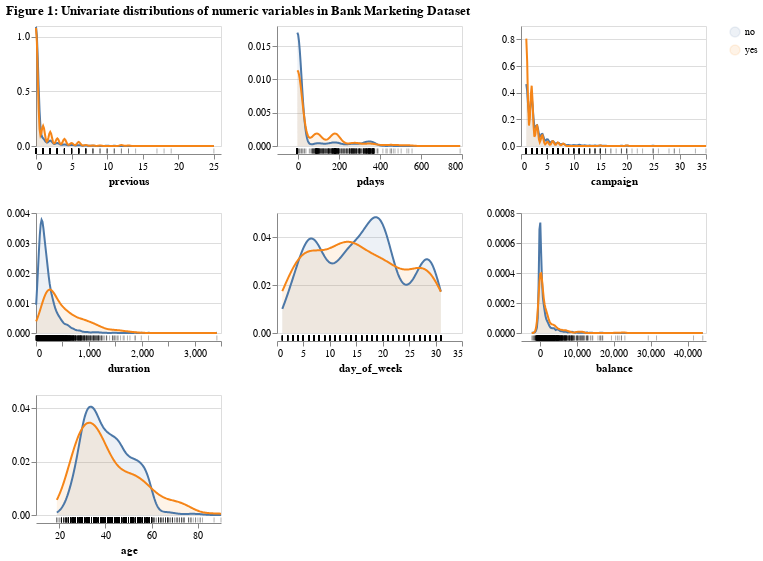

Notebook cell for this chart:
### Code cell
numeric_plot = aly.dist(train_df, color='y')

numeric_plot.properties(
    title="Figure 1: Univariate distributions of numeric variables in Bank Marketing Dataset"
)

### Figure 1 — Vega specification as saved in the notebook (floating-point values rounded to 4 significant figures; data arrays with more than 128 entries replaced by an {"elided": "..."} marker saying what was removed)
{"$schema": "https://vega.github.io/schema/vega/v6.json", "data": [{"name": "source_0", "values": {"elided": "3200 records"}}, {"name": "data_0", "source": "source_0", "transform": [{"type": "kde", "field": "previous", "resolve": "shared", "as": ["previous", "density"], "groupby": ["y"], "minsteps": 100}]}, {"name": "data_1", "values": {"elided": "3200 records"}}, {"name": "data_2", "source": "source_0", "transform": [{"type": "kde", "groupby": ["y"], "as": ["pdays", "density"], "resolve": "shared", "minsteps": 100, "field": "pdays"}]}, {"name": "data_3", "values": {"elided": "3200 records"}}, {"name": "data_4", "source": "source_0", "transform": [{"type": "kde", "field": "campaign", "minsteps": 100, "as": ["campaign", "density"], "groupby": ["y"], "resolve": "shared"}]}, {"name": "data_5", "values": {"elided": "3200 records"}}, {"name": "data_6", "source": "source_0", "transform": [{"type": "kde", "minsteps": 100, "groupby": ["y"], "as": ["duration", "density"], "resolve": "shared", "field": "duration"}]}, {"name": "data_7", "values": {"elided": "3200 records"}}, {"name": "data_8", "source": "source_0", "transform": [{"type": "kde", "as": ["day_of_week", "density"], "minsteps": 100, "resolve": "shared", "field": "day_of_week", "groupby": ["y"]}]}, {"name": "data_9", "values": {"elided": "3200 records"}}, {"name": "data_10", "source": "source_0", "transform": [{"type": "kde", "field": "balance", "minsteps": 100, "as": ["balance", "density"], "resolve": "shared", "groupby": ["y"]}]}, {"name": "data_11", "values": {"elided": "3200 records"}}, {"name": "data_12", "source": "source_0", "transform": [{"type": "kde", "field": "age", "groupby": ["y"], "minsteps": 100, "as": ["age", "density"], "resolve": "shared"}]}, {"name": "data_13", "values": {"elided": "3200 records"}}, {"name": "data_0_color_domain_y_0", "source": "data_0", "transform": [{"type": "aggregate", "groupby": ["y"], "fields": [], "ops": [], "as": []}, {"type": "formula", "expr": "datum['y']", "as": "sort_field"}, {"type": "project", "fields": ["y"]}]}, {"name": "data_2_color_domain_y_1", "source": "data_2", "transform": [{"type": "aggregate", "groupby": ["y"], "fields": [], "ops": [], "as": []}, {"type": "formula", "expr": "datum['y']", "as": "sort_field"}, {"type": "project", "fields": ["y"]}]}, {"name": "data_4_color_domain_y_2", "source": "data_4", "transform": [{"type": "aggregate", "groupby": ["y"], "fields": [], "ops": [], "as": []}, {"type": "formula", "expr": "datum['y']", "as": "sort_field"}, {"type": "project", "fields": ["y"]}]}, {"name": "data_6_color_domain_y_3", "source": "data_6", "transform": [{"type": "aggregate", "groupby": ["y"], "fields": [], "ops": [], "as": []}, {"type": "formula", "expr": "datum['y']", "as": "sort_field"}, {"type": "project", "fields": ["y"]}]}, {"name": "data_8_color_domain_y_4", "source": "data_8", "transform": [{"type": "aggregate", "groupby": ["y"], "fields": [], "ops": [], "as": []}, {"type": "formula", "expr": "datum['y']", "as": "sort_field"}, {"type": "project", "fields": ["y"]}]}, {"name": "data_10_color_domain_y_5", "source": "data_10", "transform": [{"type": "aggregate", "groupby": ["y"], "fields": [], "ops": [], "as": []}, {"type": "formula", "expr": "datum['y']", "as": "sort_field"}, {"type": "project", "fields": ["y"]}]}, {"name": "data_12_color_domain_y_6", "source": "data_12", "transform": [{"type": "aggregate", "groupby": ["y"], "fields": [], "ops": [], "as": []}, {"type": "formula", "expr": "datum['y']", "as": "sort_field"}, {"type": "project", "fields": ["y"]}]}, {"name": "data_0_concat_0_y_domain_density", "source": "data_0", "transform": [{"type": "formula", "expr": "+datum['density']", "as": "density"}, {"type": "aggregate", "groupby": [], "fields": ["density", "density"], "ops": ["min", "max"], "as": ["min", "max"]}]}, {"name": "data_2_concat_1_y_domain_density", "source": "data_2", "transform": [{"type": "formula", "expr": "+datum['density']", "as": "density"}, {"type": "aggregate", "groupby": [], "fields": ["density", "density"], "ops": ["min", "max"], "as": ["min", "max"]}]}, {"name": "data_4_concat_2_y_domain_density", "source": "data_4", "transform": [{"type": "formula", "expr": "+datum['density']", "as": "density"}, {"type": "aggregate", "groupby": [], "fields": ["density", "density"], "ops": ["min", "max"], "as": ["min", "max"]}]}, {"name": "data_6_concat_3_y_domain_density", "source": "data_6", "transform": [{"type": "formula", "expr": "+datum['density']", "as": "density"}, {"type": "aggregate", "groupby": [], "fields": ["density", "density"], "ops": ["min", "max"], "as": ["min", "max"]}]}, {"name": "data_8_concat_4_y_domain_density", "source": "data_8", "transform": [{"type": "formula", "expr": "+datum['density']", "as": "density"}, {"type": "aggregate", "groupby": [], "fields": ["density", "density"], "ops": ["min", "max"], "as": ["min", "max"]}]}, {"name": "data_10_concat_5_y_domain_density", "source": "data_10", "transform": [{"type": "formula", "expr": "+datum['density']", "as": "density"}, {"type": "aggregate", "groupby": [], "fields": ["density", "density"], "ops": ["min", "max"], "as": ["min", "max"]}]}, {"name": "data_12_concat_6_y_domain_density", "source": "data_12", "transform": [{"type": "formula", "expr": "+datum['density']", "as": "density"}, {"type": "aggregate", "groupby": [], "fields": ["density", "density"], "ops": ["min", "max"], "as": ["min", "max"]}]}], "signals": [{"name": "childWidth", "value": 185}, {"name": "childHeight", "value": 120}], "marks": [{"type": "group", "name": "concat_0_group", "encode": {"update": {"width": {"signal": "childWidth"}, "height": {"signal": "childHeight"}}}, "marks": [{"type": "group", "name": "concat_0_layer_0_pathgroup", "from": {"facet": {"data": "data_0", "name": "faceted_path_concat_0_layer_0_main", "groupby": ["y"]}}, "encode": {"update": {"width": {"field": {"signal": null, "datum": null, "group": "width", "parent": null}}, "height": {"field": {"signal": null, "datum": null, "group": "height", "parent": null}}}}, "marks": [{"type": "area", "name": "concat_0_layer_0_marks", "from": {"data": "faceted_path_concat_0_layer_0_main"}, "sort": {"field": "x"}, "encode": {"update": {"defined": {"signal": "isValid(datum[\"previous\"]) && isFinite(+datum[\"previous\"]) && isValid(datum[\"density\"]) && isFinite(+datum[\"density\"])"}, "y": {"field": "density", "scale": "concat_0_y"}, "fill": {"field": "y", "scale": "color"}, "y2": {"value": 0, "scale": "concat_0_y"}, "x": {"field": "previous", "scale": "concat_0_x"}, "opacity": {"value": 0.1}, "orient": {"value": "vertical"}}}, "style": ["area"]}]}, {"type": "group", "name": "concat_0_layer_1_pathgroup", "from": {"facet": {"data": "data_0", "name": "faceted_path_concat_0_layer_1_main", "groupby": ["y"]}}, "encode": {"update": {"width": {"field": {"signal": null, "datum": null, "group": "width", "parent": null}}, "height": {"field": {"signal": null, "datum": null, "group": "height", "parent": null}}}}, "marks": [{"type": "line", "name": "concat_0_layer_1_marks", "from": {"data": "faceted_path_concat_0_layer_1_main"}, "sort": {"field": "x"}, "encode": {"update": {"x": {"field": "previous", "scale": "concat_0_x"}, "y": {"field": "density", "scale": "concat_0_y"}, "stroke": {"field": "y", "scale": "color"}, "defined": {"signal": "isValid(datum[\"previous\"]) && isFinite(+datum[\"previous\"]) && isValid(datum[\"density\"]) && isFinite(+datum[\"density\"])"}}}, "style": ["line"]}]}, {"type": "rect", "name": "concat_0_layer_2_marks", "from": {"data": "data_1"}, "encode": {"update": {"fill": {"value": "black"}, "opacity": {"value": 0.3}, "yc": {"signal": "childHeight", "offset": 65, "mult": 0.5}, "xc": {"field": "previous", "scale": "concat_0_x"}, "height": {"value": 5}, "width": {"value": 1}, "tooltip": {"value": "Individual observations"}}}, "style": ["tick"]}], "axes": [{"scale": "concat_0_y", "tickCount": {"signal": "ceil(childHeight/40)"}, "labels": false, "ticks": false, "zindex": 0, "aria": false, "orient": "left", "gridScale": "concat_0_x", "domain": false, "grid": true, "maxExtent": 0, "minExtent": 0}, {"scale": "concat_0_x", "grid": false, "tickCount": {"signal": "ceil(childWidth/40)"}, "orient": "bottom", "offset": 8, "zindex": 0, "labelFlush": true, "labelOverlap": true, "title": "previous"}, {"scale": "concat_0_y", "orient": "left", "grid": false, "tickCount": {"signal": "ceil(childHeight/40)"}, "labelOverlap": true, "zindex": 0}], "style": "cell"}, {"type": "group", "name": "concat_1_group", "encode": {"update": {"width": {"signal": "childWidth"}, "height": {"signal": "childHeight"}}}, "marks": [{"type": "group", "name": "concat_1_layer_0_pathgroup", "from": {"facet": {"data": "data_2", "name": "faceted_path_concat_1_layer_0_main", "groupby": ["y"]}}, "encode": {"update": {"width": {"field": {"signal": null, "datum": null, "group": "width", "parent": null}}, "height": {"field": {"signal": null, "datum": null, "group": "height", "parent": null}}}}, "marks": [{"type": "area", "name": "concat_1_layer_0_marks", "from": {"data": "faceted_path_concat_1_layer_0_main"}, "sort": {"field": "x"}, "encode": {"update": {"defined": {"signal": "isValid(datum[\"pdays\"]) && isFinite(+datum[\"pdays\"]) && isValid(datum[\"density\"]) && isFinite(+datum[\"density\"])"}, "x": {"field": "pdays", "scale": "concat_1_x"}, "y2": {"value": 0, "scale": "concat_1_y"}, "opacity": {"value": 0.1}, "orient": {"value": "vertical"}, "y": {"field": "density", "scale": "concat_1_y"}, "fill": {"field": "y", "scale": "color"}}}, "style": ["area"]}]}, {"type": "group", "name": "concat_1_layer_1_pathgroup", "from": {"facet": {"data": "data_2", "name": "faceted_path_concat_1_layer_1_main", "groupby": ["y"]}}, "encode": {"update": {"width": {"field": {"signal": null, "datum": null, "group": "width", "parent": null}}, "height": {"field": {"signal": null, "datum": null, "group": "height", "parent": null}}}}, "marks": [{"type": "line", "name": "concat_1_layer_1_marks", "from": {"data": "faceted_path_concat_1_layer_1_main"}, "sort": {"field": "x"}, "encode": {"update": {"x": {"field": "pdays", "scale": "concat_1_x"}, "defined": {"signal": "isValid(datum[\"pdays\"]) && isFinite(+datum[\"pdays\"]) && isValid(datum[\"density\"]) && isFinite(+datum[\"density\"])"}, "y": {"field": "density", "scale": "concat_1_y"}, "stroke": {"field": "y", "scale": "color"}}}, "style": ["line"]}]}, {"type": "rect", "name": "concat_1_layer_2_marks", "from": {"data": "data_3"}, "encode": {"update": {"opacity": {"value": 0.3}, "width": {"value": 1}, "tooltip": {"value": "Individual observations"}, "fill": {"value": "black"}, "yc": {"signal": "childHeight", "offset": 65, "mult": 0.5}, "xc": {"field": "pdays", "scale": "concat_1_x"}, "height": {"value": 5}}}, "style": ["tick"]}], "axes": [{"scale": "concat_1_y", "domain": false, "aria": false, "minExtent": 0, "orient": "left", "zindex": 0, "ticks": false, "maxExtent": 0, "gridScale": "concat_1_x", "labels": false, "grid": true, "tickCount": {"signal": "ceil(childHeight/40)"}}, {"scale": "concat_1_x", "offset": 8, "labelOverlap": true, "tickCount": {"signal": "ceil(childWidth/40)"}, "grid": false, "title": "pdays", "zindex": 0, "orient": "bottom", "labelFlush": true}, {"scale": "concat_1_y", "grid": false, "labelOverlap": true, "zindex": 0, "orient": "left", "tickCount": {"signal": "ceil(childHeight/40)"}}], "style": "cell"}, {"type": "group", "name": "concat_2_group", "encode": {"update": {"height": {"signal": "childHeight"}, "width": {"signal": "childWidth"}}}, "marks": [{"type": "group", "name": "concat_2_layer_0_pathgroup", "from": {"facet": {"data": "data_4", "name": "faceted_path_concat_2_layer_0_main", "groupby": ["y"]}}, "encode": {"update": {"width": {"field": {"signal": null, "datum": null, "group": "width", "parent": null}}, "height": {"field": {"signal": null, "datum": null, "group": "height", "parent": null}}}}, "marks": [{"type": "area", "name": "concat_2_layer_0_marks", "from": {"data": "faceted_path_concat_2_layer_0_main"}, "sort": {"field": "x"}, "encode": {"update": {"orient": {"value": "vertical"}, "x": {"field": "campaign", "scale": "concat_2_x"}, "defined": {"signal": "isValid(datum[\"campaign\"]) && isFinite(+datum[\"campaign\"]) && isValid(datum[\"density\"]) && isFinite(+datum[\"density\"])"}, "y2": {"value": 0, "scale": "concat_2_y"}, "fill": {"field": "y", "scale": "color"}, "y": {"field": "density", "scale": "concat_2_y"}, "opacity": {"value": 0.1}}}, "style": ["area"]}]}, {"type": "group", "name": "concat_2_layer_1_pathgroup", "from": {"facet": {"data": "data_4", "name": "faceted_path_concat_2_layer_1_main", "groupby": ["y"]}}, "encode": {"update": {"height": {"field": {"signal": null, "datum": null, "group": "height", "parent": null}}, "width": {"field": {"signal": null, "datum": null, "group": "width", "parent": null}}}}, "marks": [{"type": "line", "name": "concat_2_layer_1_marks", "from": {"data": "faceted_path_concat_2_layer_1_main"}, "sort": {"field": "x"}, "encode": {"update": {"stroke": {"field": "y", "scale": "color"}, "y": {"field": "density", "scale": "concat_2_y"}, "defined": {"signal": "isValid(datum[\"campaign\"]) && isFinite(+datum[\"campaign\"]) && isValid(datum[\"density\"]) && isFinite(+datum[\"density\"])"}, "x": {"field": "campaign", "scale": "concat_2_x"}}}, "style": ["line"]}]}, {"type": "rect", "name": "concat_2_layer_2_marks", "from": {"data": "data_5"}, "encode": {"update": {"tooltip": {"value": "Individual observations"}, "yc": {"signal": "childHeight", "offset": 65, "mult": 0.5}, "height": {"value": 5}, "xc": {"field": "campaign", "scale": "concat_2_x"}, "opacity": {"value": 0.3}, "fill": {"value": "black"}, "width": {"value": 1}}}, "style": ["tick"]}], "axes": [{"scale": "concat_2_y", "tickCount": {"signal": "ceil(childHeight/40)"}, "labels": false, "orient": "left", "maxExtent": 0, "minExtent": 0, "gridScale": "concat_2_x", "aria": false, "zindex": 0, "ticks": false, "domain": false, "grid": true}, {"scale": "concat_2_x", "labelOverlap": true, "orient": "bottom", "grid": false, "zindex": 0, "offset": 8, "tickCount": {"signal": "ceil(childWidth/40)"}, "title": "campaign", "labelFlush": true}, {"scale": "concat_2_y", "orient": "left", "grid": false, "tickCount": {"signal": "ceil(childHeight/40)"}, "zindex": 0, "labelOverlap": true}], "style": "cell"}, {"type": "group", "name": "concat_3_group", "encode": {"update": {"width": {"signal": "childWidth"}, "height": {"signal": "childHeight"}}}, "marks": [{"type": "group", "name": "concat_3_layer_0_pathgroup", "from": {"facet": {"data": "data_6", "name": "faceted_path_concat_3_layer_0_main", "groupby": ["y"]}}, "encode": {"update": {"height": {"field": {"signal": null, "datum": null, "group": "height", "parent": null}}, "width": {"field": {"signal": null, "datum": null, "group": "width", "parent": null}}}}, "marks": [{"type": "area", "name": "concat_3_layer_0_marks", "from": {"data": "faceted_path_concat_3_layer_0_main"}, "sort": {"field": "x"}, "encode": {"update": {"y2": {"value": 0, "scale": "concat_3_y"}, "x": {"field": "duration", "scale": "concat_3_x"}, "orient": {"value": "vertical"}, "y": {"field": "density", "scale": "concat_3_y"}, "opacity": {"value": 0.1}, "fill": {"field": "y", "scale": "color"}, "defined": {"signal": "isValid(datum[\"duration\"]) && isFinite(+datum[\"duration\"]) && isValid(datum[\"density\"]) && isFinite(+datum[\"density\"])"}}}, "style": ["area"]}]}, {"type": "group", "name": "concat_3_layer_1_pathgroup", "from": {"facet": {"data": "data_6", "name": "faceted_path_concat_3_layer_1_main", "groupby": ["y"]}}, "encode": {"update": {"height": {"field": {"signal": null, "datum": null, "group": "height", "parent": null}}, "width": {"field": {"signal": null, "datum": null, "group": "width", "parent": null}}}}, "marks": [{"type": "line", "name": "concat_3_layer_1_marks", "from": {"data": "faceted_path_concat_3_layer_1_main"}, "sort": {"field": "x"}, "encode": {"update": {"x": {"field": "duration", "scale": "concat_3_x"}, "defined": {"signal": "isValid(datum[\"duration\"]) && isFinite(+datum[\"duration\"]) && isValid(datum[\"density\"]) && isFinite(+datum[\"density\"])"}, "y": {"field": "density", "scale": "concat_3_y"}, "stroke": {"field": "y", "scale": "color"}}}, "style": ["line"]}]}, {"type": "rect", "name": "concat_3_layer_2_marks", "from": {"data": "data_7"}, "encode": {"update": {"tooltip": {"value": "Individual observations"}, "xc": {"field": "duration", "scale": "concat_3_x"}, "fill": {"value": "black"}, "yc": {"signal": "childHeight", "offset": 65, "mult": 0.5}, "width": {"value": 1}, "opacity": {"value": 0.3}, "height": {"value": 5}}}, "style": ["tick"]}], "axes": [{"scale": "concat_3_y", "tickCount": {"signal": "ceil(childHeight/40)"}, "orient": "left", "maxExtent": 0, "ticks": false, "labels": false, "gridScale": "concat_3_x", "minExtent": 0, "zindex": 0, "grid": true, "domain": false, "aria": false}, {"scale": "concat_3_x", "tickCount": {"signal": "ceil(childWidth/40)"}, "zindex": 0, "title": "duration", "offset": 8, "labelOverlap": true, "orient": "bottom", "grid": false, "labelFlush": true}, {"scale": "concat_3_y", "orient": "left", "labelOverlap": true, "tickCount": {"signal": "ceil(childHeight/40)"}, "grid": false, "zindex": 0}], "style": "cell"}, {"type": "group", "name": "concat_4_group", "encode": {"update": {"width": {"signal": "childWidth"}, "height": {"signal": "childHeight"}}}, "marks": [{"type": "group", "name": "concat_4_layer_0_pathgroup", "from": {"facet": {"data": "data_8", "name": "faceted_path_concat_4_layer_0_main", "groupby": ["y"]}}, "encode": {"update": {"width": {"field": {"signal": null, "datum": null, "group": "width", "parent": null}}, "height": {"field": {"signal": null, "datum": null, "group": "height", "parent": null}}}}, "marks": [{"type": "area", "name": "concat_4_layer_0_marks", "from": {"data": "faceted_path_concat_4_layer_0_main"}, "sort": {"field": "x"}, "encode": {"update": {"orient": {"value": "vertical"}, "x": {"field": "day_of_week", "scale": "concat_4_x"}, "defined": {"signal": "isValid(datum[\"day_of_week\"]) && isFinite(+datum[\"day_of_week\"]) && isValid(datum[\"density\"]) && isFinite(+datum[\"density\"])"}, "y": {"field": "density", "scale": "concat_4_y"}, "fill": {"field": "y", "scale": "color"}, "y2": {"value": 0, "scale": "concat_4_y"}, "opacity": {"value": 0.1}}}, "style": ["area"]}]}, {"type": "group", "name": "concat_4_layer_1_pathgroup", "from": {"facet": {"data": "data_8", "name": "faceted_path_concat_4_layer_1_main", "groupby": ["y"]}}, "encode": {"update": {"height": {"field": {"signal": null, "datum": null, "group": "height", "parent": null}}, "width": {"field": {"signal": null, "datum": null, "group": "width", "parent": null}}}}, "marks": [{"type": "line", "name": "concat_4_layer_1_marks", "from": {"data": "faceted_path_concat_4_layer_1_main"}, "sort": {"field": "x"}, "encode": {"update": {"defined": {"signal": "isValid(datum[\"day_of_week\"]) && isFinite(+datum[\"day_of_week\"]) && isValid(datum[\"density\"]) && isFinite(+datum[\"density\"])"}, "y": {"field": "density", "scale": "concat_4_y"}, "stroke": {"field": "y", "scale": "color"}, "x": {"field": "day_of_week", "scale": "concat_4_x"}}}, "style": ["line"]}]}, {"type": "rect", "name": "concat_4_layer_2_marks", "from": {"data": "data_9"}, "encode": {"update": {"opacity": {"value": 0.3}, "tooltip": {"value": "Individual observations"}, "yc": {"signal": "childHeight", "offset": 65, "mult": 0.5}, "height": {"value": 5}, "fill": {"value": "black"}, "xc": {"field": "day_of_week", "scale": "concat_4_x"}, "width": {"value": 1}}}, "style": ["tick"]}], "axes": [{"scale": "concat_4_y", "orient": "left", "maxExtent": 0, "grid": true, "zindex": 0, "domain": false, "ticks": false, "aria": false, "labels": false, "gridScale": "concat_4_x", "minExtent": 0, "tickCount": {"signal": "ceil(childHeight/40)"}}, {"scale": "concat_4_x", "orient": "bottom", "tickCount": {"signal": "ceil(childWidth/40)"}, "labelOverlap": true, "grid": false, "labelFlush": true, "zindex": 0, "title": "day_of_week", "offset": 8}, {"scale": "concat_4_y", "grid": false, "orient": "left", "labelOverlap": true, "tickCount": {"signal": "ceil(childHeight/40)"}, "zindex": 0}], "style": "cell"}, {"type": "group", "name": "concat_5_group", "encode": {"update": {"height": {"signal": "childHeight"}, "width": {"signal": "childWidth"}}}, "marks": [{"type": "group", "name": "concat_5_layer_0_pathgroup", "from": {"facet": {"data": "data_10", "name": "faceted_path_concat_5_layer_0_main", "groupby": ["y"]}}, "encode": {"update": {"width": {"field": {"signal": null, "datum": null, "group": "width", "parent": null}}, "height": {"field": {"signal": null, "datum": null, "group": "height", "parent": null}}}}, "marks": [{"type": "area", "name": "concat_5_layer_0_marks", "from": {"data": "faceted_path_concat_5_layer_0_main"}, "sort": {"field": "x"}, "encode": {"update": {"y2": {"value": 0, "scale": "concat_5_y"}, "orient": {"value": "vertical"}, "defined": {"signal": "isValid(datum[\"balance\"]) && isFinite(+datum[\"balance\"]) && isValid(datum[\"density\"]) && isFinite(+datum[\"density\"])"}, "x": {"field": "balance", "scale": "concat_5_x"}, "y": {"field": "density", "scale": "concat_5_y"}, "opacity": {"value": 0.1}, "fill": {"field": "y", "scale": "color"}}}, "style": ["area"]}]}, {"type": "group", "name": "concat_5_layer_1_pathgroup", "from": {"facet": {"data": "data_10", "name": "faceted_path_concat_5_layer_1_main", "groupby": ["y"]}}, "encode": {"update": {"width": {"field": {"signal": null, "datum": null, "group": "width", "parent": null}}, "height": {"field": {"signal": null, "datum": null, "group": "height", "parent": null}}}}, "marks": [{"type": "line", "name": "concat_5_layer_1_marks", "from": {"data": "faceted_path_concat_5_layer_1_main"}, "sort": {"field": "x"}, "encode": {"update": {"defined": {"signal": "isValid(datum[\"balance\"]) && isFinite(+datum[\"balance\"]) && isValid(datum[\"density\"]) && isFinite(+datum[\"density\"])"}, "stroke": {"field": "y", "scale": "color"}, "x": {"field": "balance", "scale": "concat_5_x"}, "y": {"field": "density", "scale": "concat_5_y"}}}, "style": ["line"]}]}, {"type": "rect", "name": "concat_5_layer_2_marks", "from": {"data": "data_11"}, "encode": {"update": {"xc": {"field": "balance", "scale": "concat_5_x"}, "tooltip": {"value": "Individual observations"}, "opacity": {"value": 0.3}, "height": {"value": 5}, "fill": {"value": "black"}, "yc": {"signal": "childHeight", "offset": 65, "mult": 0.5}, "width": {"value": 1}}}, "style": ["tick"]}], "axes": [{"scale": "concat_5_y", "minExtent": 0, "aria": false, "orient": "left", "labels": false, "ticks": false, "maxExtent": 0, "grid": true, "tickCount": {"signal": "ceil(childHeight/40)"}, "zindex": 0, "domain": false, "gridScale": "concat_5_x"}, {"scale": "concat_5_x", "grid": false, "title": "balance", "orient": "bottom", "tickCount": {"signal": "ceil(childWidth/40)"}, "offset": 8, "labelFlush": true, "labelOverlap": true, "zindex": 0}, {"scale": "concat_5_y", "orient": "left", "tickCount": {"signal": "ceil(childHeight/40)"}, "grid": false, "labelOverlap": true, "zindex": 0}], "style": "cell"}, {"type": "group", "name": "concat_6_group", "encode": {"update": {"height": {"signal": "childHeight"}, "width": {"signal": "childWidth"}}}, "marks": [{"type": "group", "name": "concat_6_layer_0_pathgroup", "from": {"facet": {"data": "data_12", "name": "faceted_path_concat_6_layer_0_main", "groupby": ["y"]}}, "encode": {"update": {"height": {"field": {"signal": null, "datum": null, "group": "height", "parent": null}}, "width": {"field": {"signal": null, "datum": null, "group": "width", "parent": null}}}}, "marks": [{"type": "area", "name": "concat_6_layer_0_marks", "from": {"data": "faceted_path_concat_6_layer_0_main"}, "sort": {"field": "x"}, "encode": {"update": {"defined": {"signal": "isValid(datum[\"age\"]) && isFinite(+datum[\"age\"]) && isValid(datum[\"density\"]) && isFinite(+datum[\"density\"])"}, "x": {"field": "age", "scale": "concat_6_x"}, "y": {"field": "density", "scale": "concat_6_y"}, "y2": {"value": 0, "scale": "concat_6_y"}, "opacity": {"value": 0.1}, "fill": {"field": "y", "scale": "color"}, "orient": {"value": "vertical"}}}, "style": ["area"]}]}, {"type": "group", "name": "concat_6_layer_1_pathgroup", "from": {"facet": {"data": "data_12", "name": "faceted_path_concat_6_layer_1_main", "groupby": ["y"]}}, "encode": {"update": {"height": {"field": {"signal": null, "datum": null, "group": "height", "parent": null}}, "width": {"field": {"signal": null, "datum": null, "group": "width", "parent": null}}}}, "marks": [{"type": "line", "name": "concat_6_layer_1_marks", "from": {"data": "faceted_path_concat_6_layer_1_main"}, "sort": {"field": "x"}, "encode": {"update": {"defined": {"signal": "isValid(datum[\"age\"]) && isFinite(+datum[\"age\"]) && isValid(datum[\"density\"]) && isFinite(+datum[\"density\"])"}, "y": {"field": "density", "scale": "concat_6_y"}, "stroke": {"field": "y", "scale": "color"}, "x": {"field": "age", "scale": "concat_6_x"}}}, "style": ["line"]}]}, {"type": "rect", "name": "concat_6_layer_2_marks", "from": {"data": "data_13"}, "encode": {"update": {"height": {"value": 5}, "opacity": {"value": 0.3}, "fill": {"value": "black"}, "tooltip": {"value": "Individual observations"}, "yc": {"signal": "childHeight", "offset": 65, "mult": 0.5}, "xc": {"field": "age", "scale": "concat_6_x"}, "width": {"value": 1}}}, "style": ["tick"]}], "axes": [{"scale": "concat_6_y", "labels": false, "aria": false, "gridScale": "concat_6_x", "maxExtent": 0, "tickCount": {"signal": "ceil(childHeight/40)"}, "domain": false, "minExtent": 0, "ticks": false, "orient": "left", "zindex": 0, "grid": true}, {"scale": "concat_6_x", "offset": 8, "orient": "bottom", "title": "age", "labelFlush": true, "zindex": 0, "labelOverlap": true, "grid": false, "tickCount": {"signal": "ceil(childWidth/40)"}}, {"scale": "concat_6_y", "zindex": 0, "orient": "left", "labelOverlap": true, "tickCount": {"signal": "ceil(childHeight/40)"}, "grid": false}], "style": "cell"}], "scales": [{"name": "color", "type": "ordinal", "domain": {"fields": [{"data": "data_0_color_domain_y_0", "field": "y"}, {"data": "data_2_color_domain_y_1", "field": "y"}, {"data": "data_4_color_domain_y_2", "field": "y"}, {"data": "data_6_color_domain_y_3", "field": "y"}, {"data": "data_8_color_domain_y_4", "field": "y"}, {"data": "data_10_color_domain_y_5", "field": "y"}, {"data": "data_12_color_domain_y_6", "field": "y"}], "sort": true}, "range": "category"}, {"name": "concat_0_x", "type": "linear", "domain": {"fields": [{"data": "data_0", "field": "previous"}, {"data": "data_1", "field": "previous"}]}, "range": [0, {"signal": "childWidth"}], "nice": true, "zero": false}, {"name": "concat_0_y", "type": "linear", "domain": [{"signal": "(data(\"data_0_concat_0_y_domain_density\")[0] || {}).min"}, {"signal": "(data(\"data_0_concat_0_y_domain_density\")[0] || {}).max"}], "range": [{"signal": "childHeight"}, 0], "zero": true, "nice": true}, {"name": "concat_1_x", "type": "linear", "domain": {"fields": [{"data": "data_2", "field": "pdays"}, {"data": "data_3", "field": "pdays"}]}, "range": [0, {"signal": "childWidth"}], "zero": false, "nice": true}, {"name": "concat_1_y", "type": "linear", "domain": [{"signal": "(data(\"data_2_concat_1_y_domain_density\")[0] || {}).min"}, {"signal": "(data(\"data_2_concat_1_y_domain_density\")[0] || {}).max"}], "range": [{"signal": "childHeight"}, 0], "zero": true, "nice": true}, {"name": "concat_2_x", "type": "linear", "domain": {"fields": [{"data": "data_4", "field": "campaign"}, {"data": "data_5", "field": "campaign"}]}, "range": [0, {"signal": "childWidth"}], "zero": false, "nice": true}, {"name": "concat_2_y", "type": "linear", "domain": [{"signal": "(data(\"data_4_concat_2_y_domain_density\")[0] || {}).min"}, {"signal": "(data(\"data_4_concat_2_y_domain_density\")[0] || {}).max"}], "range": [{"signal": "childHeight"}, 0], "nice": true, "zero": true}, {"name": "concat_3_x", "type": "linear", "domain": {"fields": [{"data": "data_6", "field": "duration"}, {"data": "data_7", "field": "duration"}]}, "range": [0, {"signal": "childWidth"}], "nice": true, "zero": false}, {"name": "concat_3_y", "type": "linear", "domain": [{"signal": "(data(\"data_6_concat_3_y_domain_density\")[0] || {}).min"}, {"signal": "(data(\"data_6_concat_3_y_domain_density\")[0] || {}).max"}], "range": [{"signal": "childHeight"}, 0], "nice": true, "zero": true}, {"name": "concat_4_x", "type": "linear", "domain": {"fields": [{"data": "data_8", "field": "day_of_week"}, {"data": "data_9", "field": "day_of_week"}]}, "range": [0, {"signal": "childWidth"}], "nice": true, "zero": false}, {"name": "concat_4_y", "type": "linear", "domain": [{"signal": "(data(\"data_8_concat_4_y_domain_density\")[0] || {}).min"}, {"signal": "(data(\"data_8_concat_4_y_domain_density\")[0] || {}).max"}], "range": [{"signal": "childHeight"}, 0], "zero": true, "nice": true}, {"name": "concat_5_x", "type": "linear", "domain": {"fields": [{"data": "data_10", "field": "balance"}, {"data": "data_11", "field": "balance"}]}, "range": [0, {"signal": "childWidth"}], "zero": false, "nice": true}, {"name": "concat_5_y", "type": "linear", "domain": [{"signal": "(data(\"data_10_concat_5_y_domain_density\")[0] || {}).min"}, {"signal": "(data(\"data_10_concat_5_y_domain_density\")[0] || {}).max"}], "range": [{"signal": "childHeight"}, 0], "nice": true, "zero": true}, {"name": "concat_6_x", "type": "linear", "domain": {"fields": [{"data": "data_12", "field": "age"}, {"data": "data_13", "field": "age"}]}, "range": [0, {"signal": "childWidth"}], "nice": true, "zero": false}, {"name": "concat_6_y", "type": "linear", "domain": [{"signal": "(data(\"data_12_concat_6_y_domain_density\")[0] || {}).min"}, {"signal": "(data(\"data_12_concat_6_y_domain_density\")[0] || {}).max"}], "range": [{"signal": "childHeight"}, 0], "zero": true, "nice": true}], "title": {"text": "Figure 1: Univariate distributions of numeric variables in Bank Marketing Dataset", "anchor": "start"}, "layout": {"padding": 20, "columns": 3, "bounds": "full", "align": "each"}, "padding": 5, "background": "white", "legends": [{"fill": "color", "symbolType": "circle", "encode": {"symbols": {"update": {"opacity": {"value": 0.1}}}}, "stroke": "color"}]}
